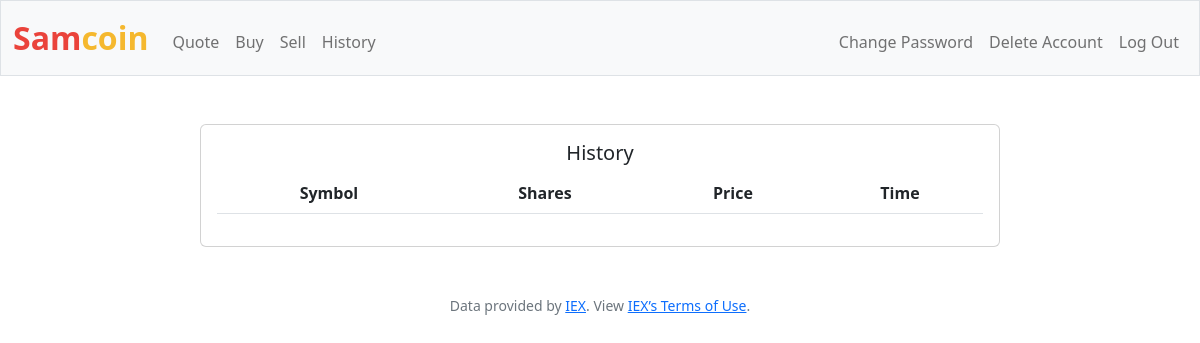
Page /history (signed in) on the earlier database version.
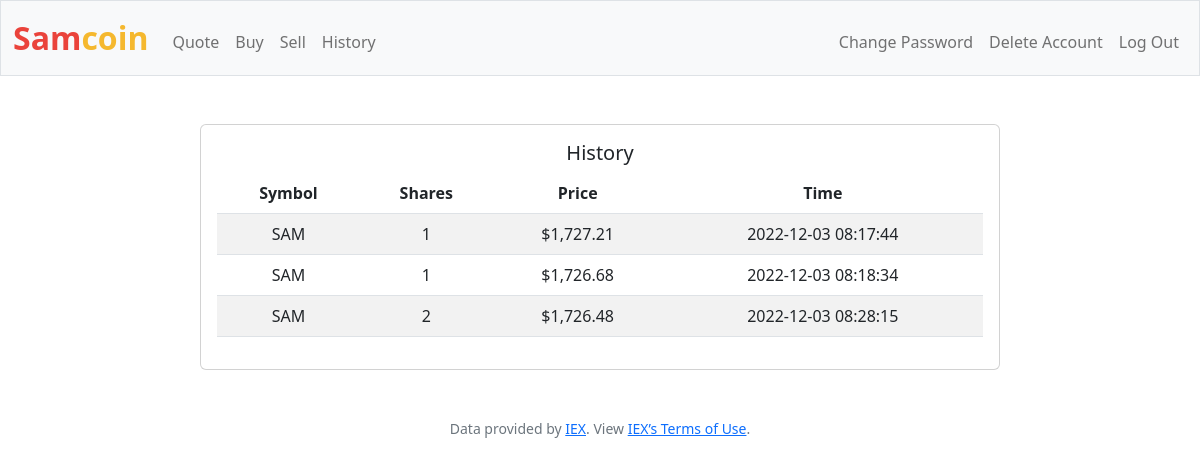
Same page on the later database version.
### tables this page shows
CREATE TABLE 'history' ('userid' INTEGER NOT NULL, 'symbol' TEXT NOT NULL, 'amount' INTEGER NOT NULL, 'method' TEXT NOT NULL, 'price' REAL NOT NULL, 'transacted' TIMESTAMP DEFAULT CURRENT_TIMESTAMP NOT NULL);

### app.py (the view)
@app.route("/history")
@login_required
def history():
    rows = db.execute(
        "SELECT * FROM history WHERE userid = :userid", userid=session["user_id"])
    return render_template("history.html", rows=rows)

### app.py (called while the page is built)
@app.after_request
def after_request(response):
    response.headers["Cache-Control"] = "no-cache, no-store, must-revalidate"
    response.headers["Expires"] = 0
    response.headers["Pragma"] = "no-cache"
    return response

### helpers.py (called while the page is built)
def login_required(f):
    @wraps(f)
    def decorated_function(*args, **kwargs):
        if session.get("user_id") is None:
            return redirect("/login")
        return f(*args, **kwargs)
    return decorated_function

def sgd(value):
    return f"${value:,.2f}"

### templates/history.html (shortened to what this page needs)
{% extends "layout.html" %}
{% block main %}
<div class="card mx-auto" style="width: 50rem;">
    <div class="card-body">
        <h5 class="card-title">History</h5>
        <table class="table table-striped">
            <thead>
                <tr>
                    <th scope="col">Symbol</th>
                    <th scope="col">Shares</th>
                    <th scope="col">Price</th>
                    <th scope="col">Time</th>
                </tr>
            </thead>
            <tbody>
                {% for row in rows %}
                <tr>
                    <td>{{ row['symbol'] }}</td>
                    <td>{{ row['amount'] }}</td>
                    <td>{{ row['price'] | sgd }}</td>
                    <td>{{ row['transacted'] }}</td>
                </tr>
                {% endfor %}
            </tbody>
        </table>
    </div>
</div>
{% endblock %}

### templates/layout.html (shortened to what this page needs)
<!DOCTYPE html>
<html lang="en">
  <head>
    <link rel="stylesheet" href="/static/css/layout.css" />
    <link
      rel="stylesheet"
      href="https://cdnjs.cloudflare.com/ajax/libs/bootstrap/5.2.3/css/bootstrap.min.css"
    />
  </head>
  <body>
    <nav class="bg-light border navbar navbar-expand-md navbar-light">
      <div class="container-fluid">
        <a class="navbar-brand" href="/"
          ><span class="red">Sam</span><span class="yellow">coin</span></a
        >
        <div class="collapse navbar-collapse" id="navbar">
          {% if session["user_id"] %}
          <ul class="navbar-nav me-auto mt-2">
            <li class="nav-item">
              <a class="nav-link" href="/quote">Quote</a>
            </li>
            <li class="nav-item"><a class="nav-link" href="/buy">Buy</a></li>
            <li class="nav-item"><a class="nav-link" href="/sell">Sell</a></li>
            <li class="nav-item">
              <a class="nav-link" href="/history">History</a>
            </li>
          </ul>
          <ul class="navbar-nav ms-auto mt-2">
            <li class="nav-item">
              <a class="nav-link" href="/password">Change Password</a>
            </li>
            <li class="nav-item">
              <a class="nav-link" href="/delete">Delete Account</a>
            </li>
            <li class="nav-item">
              <a class="nav-link" href="/logout">Log Out</a>
            </li>
          </ul>
          {% endif %}
        </div>
      </div>
    </nav>
    <main class="container-fluid py-5 text-center">
      {% block main %}{% endblock %}
    </main>
    <footer class="mb-5 small text-center text-muted">
      Data provided by <a href="https://iexcloud.io/">IEX</a>. View
      <a href="https://iexcloud.io/terms/">IEX’s Terms of Use</a>.
    </footer>
  </body>
</html>

### static/css/layout.css (style rules this page uses)
nav .navbar-brand { font-size: xx-large; font-weight: bold; }
nav .navbar-brand .red { color: #ea433b; }
nav .navbar-brand .yellow { color: #f5b82e; }

Differences in the rows shown:
added history: symbol "SAM", amount "1", price|sgd "$1,727.21", transacted "2022-12-03 08:17:44"
added history: symbol "SAM", amount "1", price|sgd "$1,726.68", transacted "2022-12-03 08:18:34"
added history: symbol "SAM", amount "2", price|sgd "$1,726.48", transacted "2022-12-03 08:28:15"
